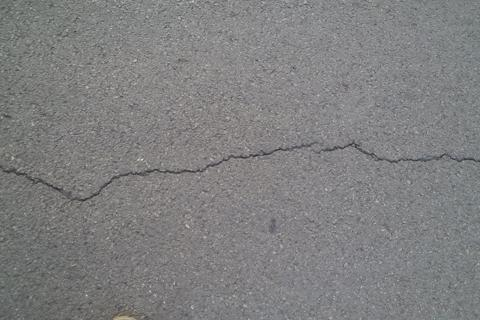
#> input picture example/001.jpg, 480 x 320 px
$ python test2.py   (older library calls are emulated)
#> lines starting #> are read from the running program, lines starting #| are printed output that depends on the picture; after the words box and inside, x2 and y2 are one past the last pixel; in counts of white or black regions, pixels touching at a corner belong together
import cv2
import os
import math
import numpy as np
import matplotlib.pyplot as plt
from scipy import ndimage
import random

# ------------------- Approach 1: Morphological + Guided Inpainting -------------------
def inpaint_morph_guided(original_img, mask, kernel_size=15, iterations=3):
    """
    Close cracks morphologically, then use distance-guided inpainting.
    Fast and good for thin-to-medium cracks.
    """
    # Morphological closing to connect broken parts (optional)
    kernel = cv2.getStructuringElement(cv2.MORPH_ELLIPSE, (kernel_size, kernel_size))
    closed_mask = cv2.morphologyEx(mask, cv2.MORPH_CLOSE, kernel, iterations=iterations)

    # Compute distance transform for better guidance
    dist = cv2.distanceTransform(255 - closed_mask, cv2.DIST_L2, cv2.DIST_MASK_PRECISE)
    dist = np.clip(dist, 0, 20)  # Limit influence radius
    dist = (dist / dist.max() * 255).astype(np.uint8)

    # Use Telea (fast marching) - often better for thin structures
    inpainted = cv2.inpaint(
        original_img, closed_mask, inpaintRadius=5, flags=cv2.INPAINT_TELEA
    )

    return inpainted


# ------------------- Approach 2: Non-Local Means Texture Propagation -------------------
def inpaint_nlmeans(original_img, mask, strength=15, iterations=20):
    """
    Iteratively apply non-local means denoising targeted to crack regions.
    Preserves texture better than simple blur.
    """
    result = original_img.copy()
    mask_bool = mask > 127

    for i in range(iterations):
        # Apply NLM denoising (stronger in masked areas)
        denoised = cv2.fastNlMeansDenoisingColored(
            result,
            None,
            h=strength,
            hColor=strength,
            templateWindowSize=7,
            searchWindowSize=21,
        )
        # Copy denoised values only into crack regions
        result[mask_bool] = denoised[mask_bool]

        if i % 5 == 0:
            print(f"NLM iteration {i+1}/{iterations}")

    return result


# ------------------- Approach 3: Hybrid Median + Gaussian Filling -------------------
def inpaint_hybrid_median_gaussian(
    original_img, mask, median_ksize=9, gauss_ksize=5, iterations=50
):
    """
    Very fast targeted filling using median (edge-preserving) + Gaussian.
    Good compromise between speed and texture.
    """
    result = original_img.copy().astype(np.float32)
    mask_bool = mask > 127

    for i in range(iterations):
        # Median filter preserves edges/texture
        median = cv2.medianBlur(result.astype(np.uint8), median_ksize)
        # Gaussian for smooth blending
        blurred = cv2.GaussianBlur(median, (gauss_ksize, gauss_ksize), 0)

        # Propagate into crack regions
        result[mask_bool] = blurred[mask_bool]

    return np.clip(result, 0, 255).astype(np.uint8)


def crack_detection(image_path, output_dir="result"):
#> called with image_path = 'example/001.jpg', output_dir = 'result'
    os.makedirs(output_dir, exist_ok=True)

    original_color = cv2.imread(image_path)
#> original_color is the input picture: shape (320, 480, 3); mean B, G, R 128.2, 127.8, 127.9
    if original_color is None:
        raise FileNotFoundError(f"Cannot load image: {image_path}")

    gray = cv2.imread(image_path, cv2.IMREAD_GRAYSCALE)
#> gray: shape (320, 480); min 37, max 227, mean 127.9
    gray_norm = gray.astype(np.float32) / 255.0

    # Gaussian blur and enhancement
    sigma = 11
    blur = cv2.GaussianBlur(gray_norm, (2 * math.ceil(2 * sigma) + 1,) * 2, sigma)
    enhanced = cv2.subtract(gray_norm, blur)

    # Histogram clipping
    high = np.percentile(enhanced, 50)
#> high = 0.00104
    enhanced = np.clip(enhanced, None, high)
    enhanced = (enhanced - enhanced.min()) / (enhanced.max() - enhanced.min() + 1e-8)

    # Sobel
    sobel_ksize = 9
    sobelx = cv2.Sobel(enhanced, cv2.CV_64F, 1, 0, ksize=sobel_ksize)
    sobely = cv2.Sobel(enhanced, cv2.CV_64F, 0, 1, ksize=sobel_ksize)
    mag = np.hypot(sobelx, sobely)
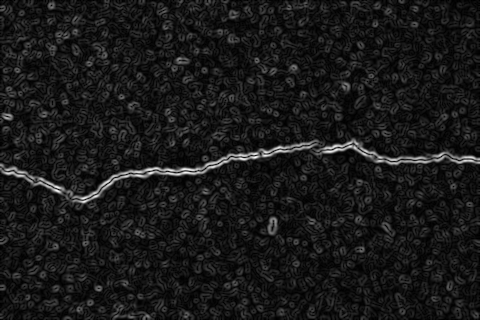
#> mag: shape (320, 480) float64; min 0, max 4853.3, mean 479.1; drawn with min black and max white
    ang = np.arctan2(sobely, sobelx)
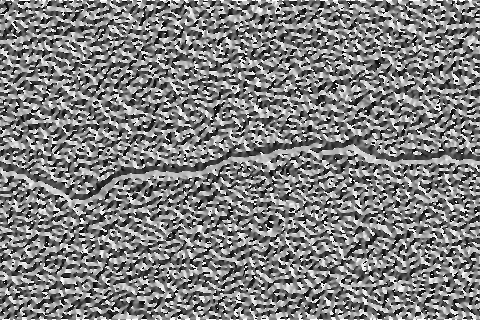
#> ang: shape (320, 480) float64; min -3.14, max 3.14, mean -0.000247; drawn with min black and max white

    threshold = 3 * np.mean(mag)
#> threshold = 1437.4
    mag[mag < threshold] = 0

    # Oriented Non-Maximum Suppression (your implementation)
    def non_max_suppression(data, win):
        data_max = ndimage.maximum_filter(data, footprint=win, mode="constant")
        data_max[data != data_max] = 0
        return data_max

    def orientated_non_max_suppression(mag, ang):
        ang_quant = np.round(ang / (np.pi / 4)) % 4
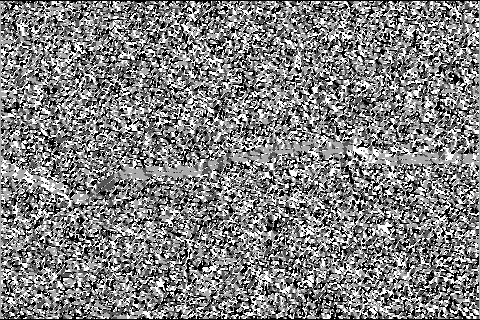
#> ang_quant: shape (320, 480) float64; min 0, max 3, mean 1.52; drawn with min black and max white
        wins = [
            np.array([[0, 0, 0], [1, 1, 1], [0, 0, 0]]),  # E
            np.array([[1, 0, 0], [0, 1, 0], [0, 0, 1]]),  # SE
            np.array([[0, 1, 0], [0, 1, 0], [0, 1, 0]]),  # S
            np.array([[0, 0, 1], [0, 1, 0], [1, 0, 0]]),  # SW
        ]
        result = np.zeros_like(mag)
        for i, win in enumerate(wins):
            suppressed = non_max_suppression(mag, win)
            result[ang_quant == i] = suppressed[ang_quant == i]
        return result

    mag_nms = orientated_non_max_suppression(mag, ang)

    high_thresh = 0.5 * mag_nms.max()
#> high_thresh = 2426.7
    low_thresh = 0.2 * mag_nms.max()
#> low_thresh = 970.7

    edges = np.zeros_like(mag_nms, dtype=np.uint8)
    edges[mag_nms > high_thresh] = 255
    edges = cv2.dilate(edges, np.ones((5, 5), np.uint8), iterations=1)
    edges[mag_nms > low_thresh] = np.where(edges[mag_nms > low_thresh] > 0, 255, 0)
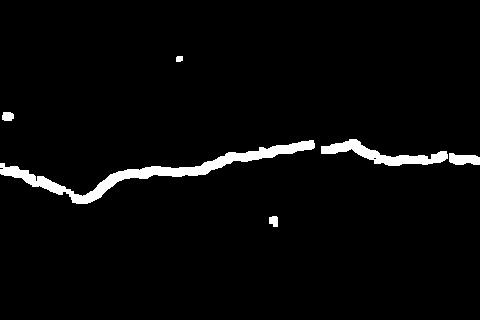
#> edges: shape (320, 480); 3.2% white; 6 white regions, box (x1, y1, x2, y2) and area: (0, 140, 315, 204) 3185, (321, 139, 448, 166) 1238, (449, 153, 480, 165) 290, (2, 112, 14, 121) 95, (269, 216, 278, 227) 83, (176, 56, 183, 62) 39

    # Morphological operations
    close_ksize = 25
    open_ksize = 6
    kernel_close = cv2.getStructuringElement(
        cv2.MORPH_ELLIPSE, (close_ksize, close_ksize)
    )
    kernel_open = cv2.getStructuringElement(cv2.MORPH_ELLIPSE, (open_ksize, open_ksize))

    binary_mask = cv2.morphologyEx(edges, cv2.MORPH_CLOSE, kernel_close)
#> binary_mask: shape (320, 480); 3.4% white; 4 white regions, box (x1, y1, x2, y2) and area: (0, 139, 480, 204) 5026, (0, 112, 14, 121) 112, (269, 216, 278, 227) 86, (176, 56, 183, 62) 39
    binary_mask = cv2.morphologyEx(binary_mask, cv2.MORPH_OPEN, kernel_open)
#> binary_mask: shape (320, 480); 3.4% white; 3 white regions, box (x1, y1, x2, y2) and area: (0, 140, 480, 205) 5037, (0, 113, 15, 122) 114, (270, 217, 279, 228) 83
    final_mask = cv2.morphologyEx(binary_mask, cv2.MORPH_CLOSE, kernel_close)
#> final_mask: shape (320, 480); 3.4% white; 3 white regions, box (x1, y1, x2, y2) and area: (0, 140, 480, 205) 5060, (0, 113, 15, 122) 114, (270, 217, 279, 228) 83

    cv2.imwrite(os.path.join(output_dir, "binary_crack_map.png"), final_mask)

    return original_color, final_mask

if __name__ == "__main__":
    image_path = "example/001.jpg"  # Replace with your image path
    output_dir = "result"

    print("Starting crack detection...")
    original_color, crack_mask = crack_detection(image_path, output_dir)

    # Example: Try morphological guided (fastest, good quality)
    inpainted = inpaint_morph_guided(original_color, crack_mask, kernel_size=21, iterations=2)
#> in inpaint_morph_guided, `closed_mask = cv2.morphologyEx(mask, cv2.MORPH_CLOSE, kernel, iteratio..`: closed_mask: shape (320, 480); 3.5% white; 3 white regions, box (x1, y1, x2, y2) and area: (0, 140, 480, 205) 5170, (0, 113, 15, 122) 114, (270, 217, 279, 228) 83
#> in inpaint_morph_guided, `dist = np.clip(dist, 0, 20)`:
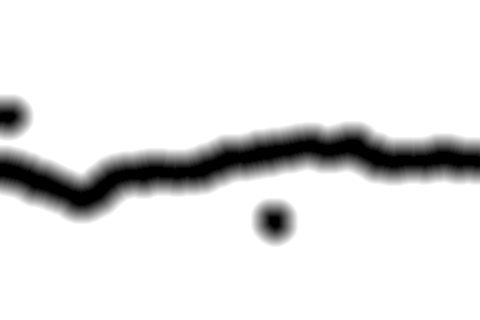
#> dist: shape (320, 480) float32; min 0, max 20, mean 17.86; drawn with min black and max white
    cv2.imwrite(os.path.join(output_dir, "crack_removed_morph_guided.jpg"), inpainted)

    # Or non-local means (best texture preservation among fast methods)
    inpainted = inpaint_nlmeans(original_color, crack_mask, strength=20, iterations=30)
#> after the loop in inpaint_nlmeans, `for i in range(iterations):`:
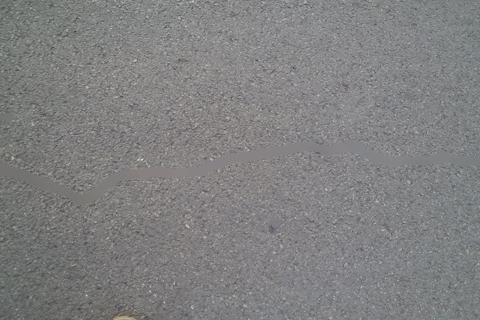
#> result: shape (320, 480, 3); 3.41% of pixels changed, all inside (x1, y1, x2, y2) = (0, 113, 480, 228)
    cv2.imwrite(os.path.join(output_dir, "crack_removed_nlmeans.jpg"), inpainted)

    # Or hybrid median (very fast)
    inpainted = inpaint_hybrid_median_gaussian(original_color, crack_mask, iterations=80)
#> after the loop in inpaint_hybrid_median_gaussian, `for i in range(iterations):`:
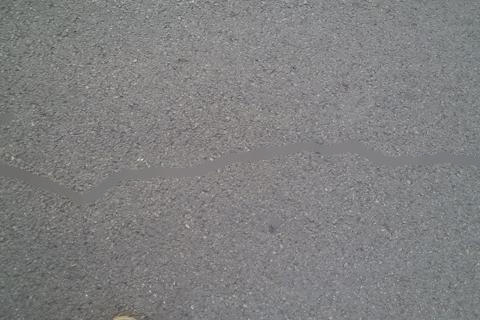
#> result: shape (320, 480, 3) float32; mean B, G, R 128.5, 128.1, 128.2
    cv2.imwrite(os.path.join(output_dir, "crack_removed_hybrid_median.jpg"), inpainted)
